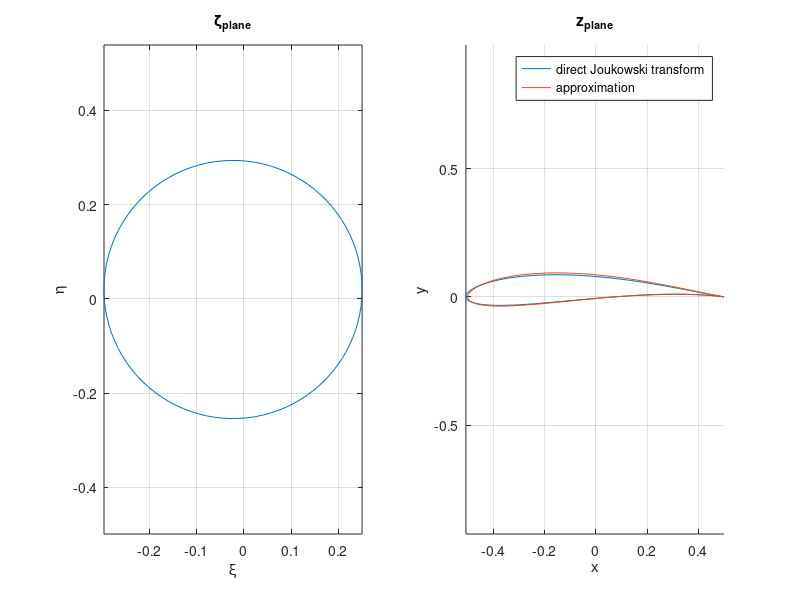

The MATLAB source for this figure: (Note: a time limit stopped this script after it produced the figure.)

%%
clc;
clear;
close all;

%%
%%%%%%%%%%%%%%%%%%% POTENTIAL FLOW THEORY %%%%%%%%%%%%%%%%%%%

%% Parameters

U_inf = 10; %[m/s] % Free-stream velocity
rho = 1.225; %[kg/m^3] % Density of air
c=1; %[m] % Chord Length
a = c/4; 
theta=linspace(0,2*pi,100); % Variable to describe the position on the airfoil

%%
%%%%%%%%%%%%%%%%%%%  Classic Joukowski  %%%%%%%%%%%%%%%%%%%

%parameters required to get the good values of max camber and thickness 
hc = 0.04; 
tc = 0.12;

b = tc/3/sqrt(3)*c; 
lambda = hc/2*c; % From question f) of exercice 5) of tutorial on Potential Flow Theory

zeta_0 = -b + 1i*lambda; % Center of circle in the zeta-plane

%Mapping
R_joukowski = sqrt((a+b)^2+lambda^2); % Radius of the circle in the zeta-plane
zeta_circ = zeta_0 + R_joukowski.*exp(1i*theta); % parametrisation of the circle in the zeta-plane
z_wing_joukowski= zeta_circ + a^2./zeta_circ; % Joukowski transformation

%Approximation
m = sqrt(lambda^2+b^2);
eps = m/a;
delta = pi-atan(lambda/b);

x_wing_approx=2*a*cos(theta); % x-values of the Joukowski airfoil in the z-plane
y_wing_approx=2*a*eps.*(cos(delta-theta)-cos(delta)).*sin(theta); % y-values of the Joukowski airfoil in the z-plane

%Obtain x coordinatates form 0 to c & mean camber line 
x_up_approx = flip(x_wing_approx(1:length(theta)/2)+0.5);
x_down_approx = flip(x_wing_approx(end:-1:length(theta)/2+1)+0.5);

y_up_approx = y_wing_approx(1:length(theta)/2);
y_down_approx = y_wing_approx(end:-1:(length(theta)/2+1));

yc_approx = 0.5*(y_up_approx+y_down_approx); %mean camber line 

%% Plotting shapes (AOA 0°)

% Classical Joukowski airfoil

fig_jouk_process = figure; %classic joukowski process and approx
subplot(1,2,1), plot(zeta_circ), axis equal, grid on
xlabel('\xi'), ylabel('\eta'), title('\zeta_{plane}')
subplot(1,2,2), hold all, plot(z_wing_joukowski), plot(x_wing_approx, y_wing_approx)
axis equal, grid on
xlabel('x'), ylabel('y'), title('z_{plane}')
legend('direct Joukowski transform','approximation')
saveas(fig_jouk_process,'fig_jouk_process','png')

fig_jouk_approx_camber = figure; %approx at origin with mean camber line
plot(flip(x_up_approx),y_up_approx, 'blue')
hold on 
plot(flip(x_down_approx),y_down_approx, 'blue')
plot(x_down_approx,yc_approx)
hold off
title('"Equivalent" joukowski airfoil (same thickness, same max camber)')
grid on
axis image

%% Coefficients computation (Joukowski)

alpha_jouk = deg2rad(-6:20); %[rad] % Range of Angle of Attack

Gamma_joukowski = (4*pi*U_inf*R_joukowski).*sin(alpha_jouk + asin(lambda/R_joukowski)); % Kutta Condition;

%pre allocating space for increased running speed
W_joukowski = zeros(length(theta),length(alpha_jouk));
u_joukowski = zeros(length(theta),length(alpha_jouk));
v_joukowski = zeros(length(theta),length(alpha_jouk));
V_joukowski = zeros(length(theta),length(alpha_jouk));

Cp_joukowski = zeros(length(theta),length(alpha_jouk));
Cp_up_joukowski = zeros(length(theta)/2,length(alpha_jouk));
Cp_down_joukowski = zeros(length(theta)/2,length(alpha_jouk));

c_n_ba = zeros(1,length(alpha_jouk)); %ba standing for Basic Aerodynamics
cl_ba = zeros(1,length(alpha_jouk)); 
cl_kj = zeros(1,length(alpha_jouk)); %kj standing for Kutta Joukowski 
cm_le_ba = zeros(1,length(alpha_jouk));
cm_14_joukowski = zeros(1,length(alpha_jouk));

%Coefficients computation
for i = 1:length(alpha_jouk) % For every alpha
    
    W_joukowski(:,i) = (U_inf.*exp(-1i.*alpha_jouk(i))+1i.*Gamma_joukowski(i)./(2*pi.*(zeta_circ-zeta_0))-U_inf.*R_joukowski^2.*exp(1i.*alpha_jouk(i))./((zeta_circ-zeta_0).^2))./(1-a^2./(zeta_circ.^2)); % Dw/Dz (=W)
    u_joukowski(:,i) = real(W_joukowski(:,i)); % x-component of the velocity
    v_joukowski(:,i) = -imag(W_joukowski(:,i));% y-component of the velocity
    V_joukowski(:,i) = sqrt(u_joukowski(:,i).^2+v_joukowski(:,i).^2); % Velocity norm
    Cp_joukowski(:,i) = 1-V_joukowski(:,i).^2/(U_inf)^2; % Pressure coefficients

    Cp_up_joukowski(:,i) = flip(Cp_joukowski(1:length(theta)/2,i)); 
    Cp_down_joukowski(:,i) = Cp_joukowski(length(theta)/2+1:end,i);

    c_n_ba(i) = trapz(x_down_approx,Cp_down_joukowski(:,i))-trapz(x_up_approx,Cp_up_joukowski(:,i)); % normal force coefficients using basic aerodynamics
    cl_ba(i) = cos(alpha_jouk(i))*c_n_ba(i); % for small angles of attack

    L_kj = rho*U_inf*Gamma_joukowski(i); % Lift using the Kutta-Joukowski Theorem
    cl_kj(i) = 2*L_kj/(rho*U_inf^2*c); % with Kutta-Joukouwski lift
    
    
    cm_le_ba(i) = trapz(x_up_approx,Cp_up_joukowski(:,i).*x_up_approx')-trapz(x_down_approx,Cp_down_joukowski(:,i).*x_down_approx'); % Leading-edge moment coefficient using basic aerodynamics equations
    cm_14_joukowski(i) = cm_le_ba(i) + 0.25*c_n_ba(i); % quarter-chord moment coefficient

end

%% RESULTS OF PFT


%% Cp plot for alpha = -4° joukowski

index_a5_jouk = find(rad2deg(alpha_jouk) == -4);
x_a5 = [x_up_approx, flip(x_down_approx)];

Cp_a5_jouk = [Cp_up_joukowski(:,index_a5_jouk)', flip(Cp_down_joukowski(:,index_a5_jouk)')];

fig_cp_jouk = figure;
plot(Cp_a5_jouk,'-ob')
xlim([0,1])
xlabel('x/c')
ylabel('C_p')
legend('Cp_{theo}','location','southeast')
title('Joukowski Mapping')
grid on
set(gca,'TickLabelInterpreter','latex')
set(gcf,'color','w')

saveas(fig_cp_jouk,'fig_cp_jouk','png')

%%
Cp_5 = Cp_joukowski(:, index_a5_jouk);
upper = Cp_5(1:51);
lower = Cp_5(51:end);
plot(x_a5(51:end), -flip(lower))
hold on;
plot(x_a5(1:51), -flip(upper))
legend('lower', 'upper')
